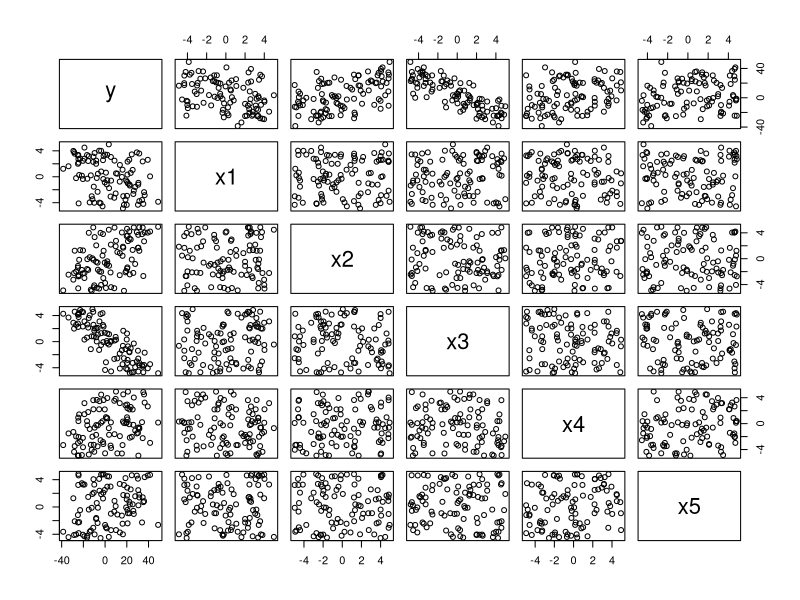
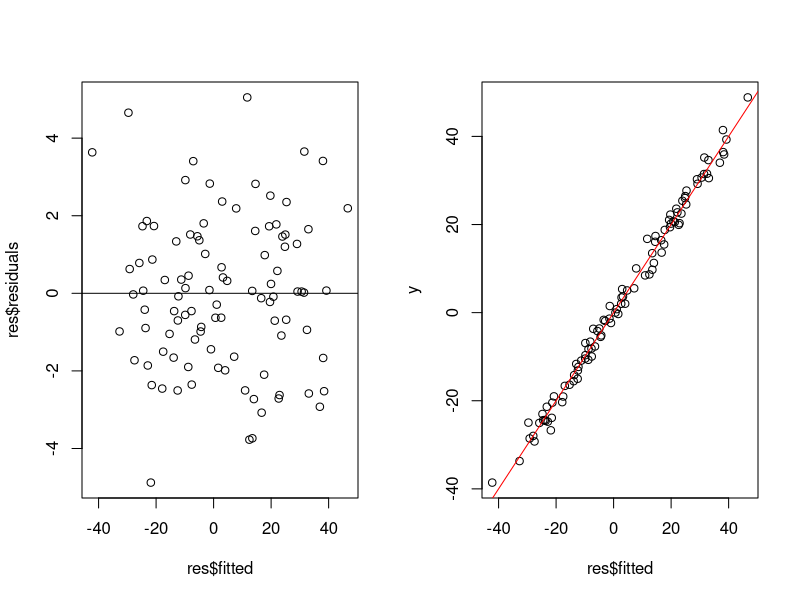

Source code (R) for these figures, in order:
# début tp régression multiple --------------------------------------------

n = 100
x1 = runif(n, min=-5, max=5)
x2 = runif(n, min=-5, max=5)
x3 = runif(n, min=-5, max=5)
x4 = runif(n, min=-5, max=5)
x5 = runif(n, min=-5, max=5)
sigma=2
e = rnorm(n, 0, sigma)

y = 4 - 2*x1 + 3 * x2 - 5*x3 + 0.8*x4 + 1.4*x5 + e
matXY = data.frame(y, x1, x2, x3, x4, x5)
plot(matXY) #plot des données 2 à 2

res = lm(y~x1+x2+x3+x4+x5, data=matXY)
summary(res)

par(mfrow=c(1,2))
#on regarde distribution des résidus pour voir s'il y a une structure dedans
plot(res$fitted,res$residuals)
abline(h=0)

#si bon modèle alors toutes les valeurs doivent être sur la première bisectrice
plot(res$fitted,y) 
abline(0,1, col="red")

#test de la normalité de distribution des résidus
shapiro.test(res$residuals)


# Voir comment modèle se comporte avec une variable explicative en  --------
y = 4 - 0*x1 + 3 * x2 - 5*x3 + 0.8*x4 + 1.4*x5 + e
matXY = data.frame(y, x1, x2, x3, x4, x5)
res = lm(y~x1+x2+x3+x4+x5, data=matXY)
summary(res)

#si coefficient estimé n'est pas utile car pas significatif alors on peut l'enlever
#donc création d'un nouveau modèle sans x1, ce qui enlève du bruit
#on le voit en regardant le R² car il augmente ou diminue
res = lm(y~x2+x3+x4+x5, data=matXY)
summary(res)


# suppression d'une variable explicative avec le critère AIC --------------

y = 4 - 2*x1 + 3 * x2 - 5*x3 + 0.8*x4 + 1.4*x5 + e
matXY = data.frame(y, x1, x2, x3, x4, x5)
res = lm(y~x1+x2+x3+x4+x5, data=matXY)
